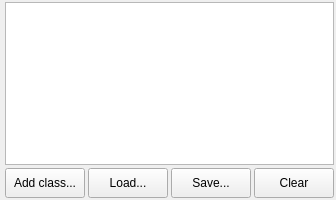
<?xml version="1.0" encoding="UTF-8"?>
<ui version="4.0">
 <class>Form</class>
 <widget class="QWidget" name="Form">
  <property name="geometry">
   <rect>
    <x>0</x>
    <y>0</y>
    <width>291</width>
    <height>200</height>
   </rect>
  </property>
  <property name="windowTitle">
   <string>Form</string>
  </property>
  <layout class="QVBoxLayout" name="verticalLayout">
   <property name="spacing">
    <number>3</number>
   </property>
   <property name="leftMargin">
    <number>5</number>
   </property>
   <property name="topMargin">
    <number>2</number>
   </property>
   <property name="rightMargin">
    <number>2</number>
   </property>
   <property name="bottomMargin">
    <number>2</number>
   </property>
   <item>
    <widget class="QTableView" name="tb_classes">
     <property name="editTriggers">
      <set>QAbstractItemView::NoEditTriggers</set>
     </property>
     <property name="selectionMode">
      <enum>QAbstractItemView::SingleSelection</enum>
     </property>
     <property name="selectionBehavior">
      <enum>QAbstractItemView::SelectRows</enum>
     </property>
    </widget>
   </item>
   <item>
    <layout class="QHBoxLayout" name="horizontalLayout">
     <item>
      <widget class="QPushButton" name="btn_add_class">
       <property name="minimumSize">
        <size>
         <width>0</width>
         <height>30</height>
        </size>
       </property>
       <property name="toolTip">
        <string>Add new custom land cover class</string>
       </property>
       <property name="text">
        <string>Add class...</string>
       </property>
      </widget>
     </item>
     <item>
      <widget class="QPushButton" name="btn_load">
       <property name="minimumSize">
        <size>
         <width>0</width>
         <height>30</height>
        </size>
       </property>
       <property name="toolTip">
        <string>Load custom land cover classes</string>
       </property>
       <property name="text">
        <string>Load...</string>
       </property>
      </widget>
     </item>
     <item>
      <widget class="QPushButton" name="btn_save">
       <property name="minimumSize">
        <size>
         <width>0</width>
         <height>30</height>
        </size>
       </property>
       <property name="toolTip">
        <string>Save list of custom land cover classes</string>
       </property>
       <property name="text">
        <string>Save...</string>
       </property>
      </widget>
     </item>
     <item>
      <widget class="QPushButton" name="btn_remove_all">
       <property name="minimumSize">
        <size>
         <width>0</width>
         <height>30</height>
        </size>
       </property>
       <property name="toolTip">
        <string>Remove all custom land cover classes</string>
       </property>
       <property name="text">
        <string>Clear</string>
       </property>
      </widget>
     </item>
    </layout>
   </item>
  </layout>
 </widget>
 <resources/>
 <connections/>
</ui>
